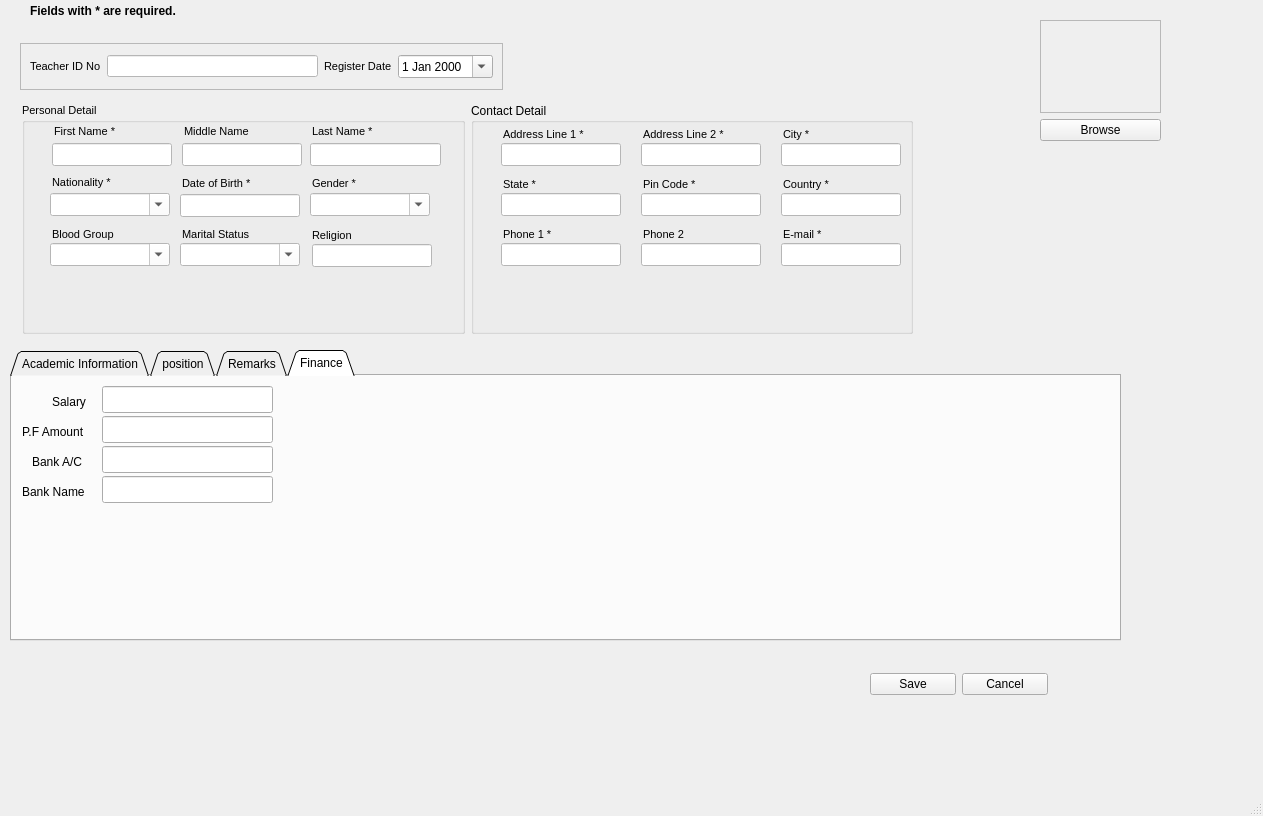
<?xml version="1.0" encoding="UTF-8"?>
<ui version="4.0">
 <class>toddlersmaster</class>
 <widget class="QMainWindow" name="toddlersmaster">
  <property name="geometry">
   <rect>
    <x>0</x>
    <y>0</y>
    <width>1263</width>
    <height>816</height>
   </rect>
  </property>
  <property name="windowTitle">
   <string>MainWindow</string>
  </property>
  <widget class="QWidget" name="centralwidget">
   <widget class="QTabWidget" name="tabWidget">
    <property name="geometry">
     <rect>
      <x>10</x>
      <y>350</y>
      <width>1111</width>
      <height>291</height>
     </rect>
    </property>
    <property name="styleSheet">
     <string notr="true"/>
    </property>
    <property name="tabShape">
     <enum>QTabWidget::Triangular</enum>
    </property>
    <property name="currentIndex">
     <number>3</number>
    </property>
    <widget class="QWidget" name="tab_10">
     <property name="styleSheet">
      <string notr="true"/>
     </property>
     <attribute name="title">
      <string>Academic Information</string>
     </attribute>
     <widget class="QLineEdit" name="txt_education">
      <property name="geometry">
       <rect>
        <x>130</x>
        <y>10</y>
        <width>151</width>
        <height>27</height>
       </rect>
      </property>
     </widget>
     <widget class="QLabel" name="label_2">
      <property name="geometry">
       <rect>
        <x>10</x>
        <y>10</y>
        <width>81</width>
        <height>21</height>
       </rect>
      </property>
      <property name="text">
       <string>Education</string>
      </property>
     </widget>
     <widget class="QLineEdit" name="txt_current_education">
      <property name="geometry">
       <rect>
        <x>130</x>
        <y>40</y>
        <width>151</width>
        <height>27</height>
       </rect>
      </property>
      <property name="text">
       <string/>
      </property>
     </widget>
     <widget class="QLabel" name="label_3">
      <property name="geometry">
       <rect>
        <x>10</x>
        <y>40</y>
        <width>91</width>
        <height>21</height>
       </rect>
      </property>
      <property name="text">
       <string>current level</string>
      </property>
     </widget>
    </widget>
    <widget class="QWidget" name="tab_11">
     <property name="styleSheet">
      <string notr="true"/>
     </property>
     <attribute name="title">
      <string>position</string>
     </attribute>
     <widget class="QWidget" name="layoutWidget">
      <property name="geometry">
       <rect>
        <x>20</x>
        <y>10</y>
        <width>251</width>
        <height>31</height>
       </rect>
      </property>
      <layout class="QHBoxLayout" name="horizontalLayout_4">
       <item>
        <widget class="QLabel" name="label_4">
         <property name="text">
          <string>Position</string>
         </property>
        </widget>
       </item>
       <item>
        <widget class="QLineEdit" name="txt_position"/>
       </item>
      </layout>
     </widget>
     <widget class="QWidget" name="layoutWidget">
      <property name="geometry">
       <rect>
        <x>20</x>
        <y>40</y>
        <width>252</width>
        <height>31</height>
       </rect>
      </property>
      <layout class="QHBoxLayout" name="horizontalLayout_5">
       <item>
        <widget class="QLabel" name="label_5">
         <property name="text">
          <string>Assigned class</string>
         </property>
        </widget>
       </item>
       <item>
        <widget class="QLineEdit" name="txt_assigned_class"/>
       </item>
      </layout>
     </widget>
    </widget>
    <widget class="QWidget" name="tab_12">
     <property name="styleSheet">
      <string notr="true"/>
     </property>
     <attribute name="title">
      <string>Remarks</string>
     </attribute>
     <widget class="QTextEdit" name="textEdit">
      <property name="geometry">
       <rect>
        <x>30</x>
        <y>20</y>
        <width>361</width>
        <height>151</height>
       </rect>
      </property>
     </widget>
    </widget>
    <widget class="QWidget" name="tab">
     <attribute name="title">
      <string>Finance</string>
     </attribute>
     <widget class="QLabel" name="label_6">
      <property name="geometry">
       <rect>
        <x>40</x>
        <y>10</y>
        <width>41</width>
        <height>31</height>
       </rect>
      </property>
      <property name="text">
       <string>Salary</string>
      </property>
     </widget>
     <widget class="QLineEdit" name="txt_salary">
      <property name="geometry">
       <rect>
        <x>90</x>
        <y>10</y>
        <width>171</width>
        <height>27</height>
       </rect>
      </property>
     </widget>
     <widget class="QLabel" name="label_7">
      <property name="geometry">
       <rect>
        <x>10</x>
        <y>40</y>
        <width>81</width>
        <height>31</height>
       </rect>
      </property>
      <property name="text">
       <string>P.F Amount</string>
      </property>
     </widget>
     <widget class="QLineEdit" name="txt_pf">
      <property name="geometry">
       <rect>
        <x>90</x>
        <y>40</y>
        <width>171</width>
        <height>27</height>
       </rect>
      </property>
     </widget>
     <widget class="QLabel" name="label_8">
      <property name="geometry">
       <rect>
        <x>20</x>
        <y>70</y>
        <width>67</width>
        <height>31</height>
       </rect>
      </property>
      <property name="text">
       <string>Bank A/C</string>
      </property>
     </widget>
     <widget class="QLineEdit" name="txt_bank">
      <property name="geometry">
       <rect>
        <x>90</x>
        <y>70</y>
        <width>171</width>
        <height>27</height>
       </rect>
      </property>
     </widget>
     <widget class="QLabel" name="label_9">
      <property name="geometry">
       <rect>
        <x>10</x>
        <y>100</y>
        <width>81</width>
        <height>31</height>
       </rect>
      </property>
      <property name="text">
       <string>Bank Name</string>
      </property>
     </widget>
     <widget class="QLineEdit" name="txt_bankname">
      <property name="geometry">
       <rect>
        <x>90</x>
        <y>100</y>
        <width>171</width>
        <height>27</height>
       </rect>
      </property>
     </widget>
    </widget>
   </widget>
   <widget class="QLabel" name="label">
    <property name="geometry">
     <rect>
      <x>30</x>
      <y>3</y>
      <width>211</width>
      <height>16</height>
     </rect>
    </property>
    <property name="font">
     <font>
      <weight>75</weight>
      <bold>true</bold>
     </font>
    </property>
    <property name="text">
     <string>Fields with * are required.</string>
    </property>
   </widget>
   <widget class="QFrame" name="frame">
    <property name="geometry">
     <rect>
      <x>20</x>
      <y>43</y>
      <width>483</width>
      <height>47</height>
     </rect>
    </property>
    <property name="styleSheet">
     <string notr="true"/>
    </property>
    <property name="frameShape">
     <enum>QFrame::StyledPanel</enum>
    </property>
    <property name="frameShadow">
     <enum>QFrame::Raised</enum>
    </property>
    <layout class="QHBoxLayout" name="horizontalLayout">
     <item>
      <widget class="QLabel" name="lbladminregno">
       <property name="font">
        <font>
         <family>MS Shell Dlg 2</family>
         <pointsize>8</pointsize>
         <weight>50</weight>
         <bold>false</bold>
        </font>
       </property>
       <property name="styleSheet">
        <string notr="true"/>
       </property>
       <property name="text">
        <string>Teacher ID No</string>
       </property>
      </widget>
     </item>
     <item>
      <widget class="QLineEdit" name="txtadminno">
       <property name="styleSheet">
        <string notr="true">background-color: rgb(255, 255, 255);</string>
       </property>
      </widget>
     </item>
     <item>
      <widget class="QLabel" name="lbladmindate">
       <property name="font">
        <font>
         <family>MS Shell Dlg 2</family>
         <pointsize>8</pointsize>
         <weight>50</weight>
         <bold>false</bold>
        </font>
       </property>
       <property name="autoFillBackground">
        <bool>false</bool>
       </property>
       <property name="styleSheet">
        <string notr="true"/>
       </property>
       <property name="text">
        <string>Register Date</string>
       </property>
      </widget>
     </item>
     <item>
      <widget class="QDateEdit" name="dateEdit">
       <property name="calendarPopup">
        <bool>true</bool>
       </property>
      </widget>
     </item>
    </layout>
   </widget>
   <widget class="QWidget" name="layoutWidget">
    <property name="geometry">
     <rect>
      <x>1040</x>
      <y>20</y>
      <width>121</width>
      <height>121</height>
     </rect>
    </property>
    <layout class="QVBoxLayout" name="verticalLayout">
     <item>
      <widget class="QFrame" name="stdimage">
       <property name="frameShape">
        <enum>QFrame::StyledPanel</enum>
       </property>
       <property name="frameShadow">
        <enum>QFrame::Sunken</enum>
       </property>
      </widget>
     </item>
     <item>
      <widget class="QPushButton" name="stdimagebrowse">
       <property name="text">
        <string>Browse</string>
       </property>
      </widget>
     </item>
    </layout>
   </widget>
   <widget class="QWidget" name="layoutWidget">
    <property name="geometry">
     <rect>
      <x>22</x>
      <y>103</y>
      <width>891</width>
      <height>231</height>
     </rect>
    </property>
    <layout class="QHBoxLayout" name="horizontalLayout_2">
     <item>
      <widget class="QGroupBox" name="personaldetail">
       <property name="font">
        <font>
         <family>MS Shell Dlg 2</family>
         <pointsize>8</pointsize>
         <weight>50</weight>
         <bold>false</bold>
        </font>
       </property>
       <property name="styleSheet">
        <string notr="true"/>
       </property>
       <property name="title">
        <string>Personal Detail</string>
       </property>
       <property name="flat">
        <bool>false</bool>
       </property>
       <widget class="QComboBox" name="gender">
        <property name="geometry">
         <rect>
          <x>288</x>
          <y>90</y>
          <width>120</width>
          <height>23</height>
         </rect>
        </property>
        <property name="styleSheet">
         <string notr="true">background-color: rgb(255, 255, 255);</string>
        </property>
        <property name="editable">
         <bool>true</bool>
        </property>
        <property name="maxVisibleItems">
         <number>3</number>
        </property>
       </widget>
       <widget class="QLabel" name="lblgender_4">
        <property name="geometry">
         <rect>
          <x>290</x>
          <y>70</y>
          <width>50</width>
          <height>20</height>
         </rect>
        </property>
        <property name="font">
         <font>
          <family>MS Shell Dlg 2</family>
          <pointsize>8</pointsize>
          <weight>50</weight>
          <bold>false</bold>
         </font>
        </property>
        <property name="text">
         <string>Gender *</string>
        </property>
       </widget>
       <widget class="QLabel" name="lblbloodgroup_5">
        <property name="geometry">
         <rect>
          <x>30</x>
          <y>125</y>
          <width>90</width>
          <height>13</height>
         </rect>
        </property>
        <property name="font">
         <font>
          <family>MS Shell Dlg 2</family>
          <pointsize>8</pointsize>
          <weight>50</weight>
          <bold>false</bold>
         </font>
        </property>
        <property name="text">
         <string>Blood Group</string>
        </property>
       </widget>
       <widget class="QLabel" name="lblnationality_5">
        <property name="geometry">
         <rect>
          <x>30</x>
          <y>68</y>
          <width>71</width>
          <height>23</height>
         </rect>
        </property>
        <property name="font">
         <font>
          <family>MS Shell Dlg 2</family>
          <pointsize>8</pointsize>
          <weight>50</weight>
          <bold>false</bold>
         </font>
        </property>
        <property name="text">
         <string>Nationality *</string>
        </property>
       </widget>
       <widget class="QLabel" name="lblreligion_5">
        <property name="geometry">
         <rect>
          <x>290</x>
          <y>124</y>
          <width>51</width>
          <height>16</height>
         </rect>
        </property>
        <property name="font">
         <font>
          <family>MS Shell Dlg 2</family>
          <pointsize>8</pointsize>
          <weight>50</weight>
          <bold>false</bold>
         </font>
        </property>
        <property name="text">
         <string>Religion</string>
        </property>
       </widget>
       <widget class="QLabel" name="lblstdcategory_5">
        <property name="geometry">
         <rect>
          <x>160</x>
          <y>123</y>
          <width>121</width>
          <height>16</height>
         </rect>
        </property>
        <property name="font">
         <font>
          <family>MS Shell Dlg 2</family>
          <pointsize>8</pointsize>
          <weight>50</weight>
          <bold>false</bold>
         </font>
        </property>
        <property name="text">
         <string>Marital Status</string>
        </property>
       </widget>
       <widget class="QComboBox" name="blood">
        <property name="geometry">
         <rect>
          <x>28</x>
          <y>140</y>
          <width>120</width>
          <height>23</height>
         </rect>
        </property>
        <property name="styleSheet">
         <string notr="true">background-color: rgb(255, 255, 255);</string>
        </property>
        <property name="editable">
         <bool>true</bool>
        </property>
       </widget>
       <widget class="QComboBox" name="nationality">
        <property name="geometry">
         <rect>
          <x>28</x>
          <y>90</y>
          <width>120</width>
          <height>23</height>
         </rect>
        </property>
        <property name="styleSheet">
         <string notr="true">background-color: rgb(255, 255, 255);</string>
        </property>
        <property name="editable">
         <bool>true</bool>
        </property>
       </widget>
       <widget class="QComboBox" name="married">
        <property name="geometry">
         <rect>
          <x>158</x>
          <y>140</y>
          <width>120</width>
          <height>23</height>
         </rect>
        </property>
        <property name="styleSheet">
         <string notr="true">background-color: rgb(255, 255, 255);</string>
        </property>
        <property name="editable">
         <bool>true</bool>
        </property>
       </widget>
       <widget class="QLineEdit" name="txtfirstname">
        <property name="geometry">
         <rect>
          <x>30</x>
          <y>40</y>
          <width>120</width>
          <height>23</height>
         </rect>
        </property>
        <property name="styleSheet">
         <string notr="true">background-color: rgb(255, 255, 255);</string>
        </property>
       </widget>
       <widget class="QLabel" name="lbldob">
        <property name="geometry">
         <rect>
          <x>160</x>
          <y>69</y>
          <width>90</width>
          <height>23</height>
         </rect>
        </property>
        <property name="font">
         <font>
          <family>MS Shell Dlg 2</family>
          <pointsize>8</pointsize>
          <weight>50</weight>
          <bold>false</bold>
         </font>
        </property>
        <property name="styleSheet">
         <string notr="true"/>
        </property>
        <property name="text">
         <string>Date of Birth *</string>
        </property>
       </widget>
       <widget class="QLineEdit" name="txtmiddlename">
        <property name="geometry">
         <rect>
          <x>160</x>
          <y>40</y>
          <width>120</width>
          <height>23</height>
         </rect>
        </property>
        <property name="styleSheet">
         <string notr="true">background-color: rgb(255, 255, 255);</string>
        </property>
       </widget>
       <widget class="QLabel" name="lbllastname">
        <property name="geometry">
         <rect>
          <x>290</x>
          <y>20</y>
          <width>70</width>
          <height>16</height>
         </rect>
        </property>
        <property name="font">
         <font>
          <family>MS Shell Dlg 2</family>
          <pointsize>8</pointsize>
          <weight>50</weight>
          <bold>false</bold>
         </font>
        </property>
        <property name="styleSheet">
         <string notr="true"/>
        </property>
        <property name="text">
         <string>Last Name *</string>
        </property>
       </widget>
       <widget class="QLabel" name="lblmname">
        <property name="geometry">
         <rect>
          <x>162</x>
          <y>20</y>
          <width>90</width>
          <height>16</height>
         </rect>
        </property>
        <property name="font">
         <font>
          <family>MS Shell Dlg 2</family>
          <pointsize>8</pointsize>
          <weight>50</weight>
          <bold>false</bold>
         </font>
        </property>
        <property name="styleSheet">
         <string notr="true"/>
        </property>
        <property name="text">
         <string>Middle Name</string>
        </property>
       </widget>
       <widget class="QLabel" name="lblfname">
        <property name="geometry">
         <rect>
          <x>32</x>
          <y>20</y>
          <width>70</width>
          <height>16</height>
         </rect>
        </property>
        <property name="font">
         <font>
          <family>MS Shell Dlg 2</family>
          <pointsize>8</pointsize>
          <weight>50</weight>
          <bold>false</bold>
         </font>
        </property>
        <property name="styleSheet">
         <string notr="true"/>
        </property>
        <property name="text">
         <string>First Name *</string>
        </property>
       </widget>
       <widget class="QLineEdit" name="txtreligion">
        <property name="geometry">
         <rect>
          <x>290</x>
          <y>141</y>
          <width>120</width>
          <height>23</height>
         </rect>
        </property>
        <property name="styleSheet">
         <string notr="true">background-color: rgb(255, 255, 255);</string>
        </property>
       </widget>
       <widget class="QLineEdit" name="txtdob">
        <property name="geometry">
         <rect>
          <x>158</x>
          <y>91</y>
          <width>120</width>
          <height>23</height>
         </rect>
        </property>
        <property name="styleSheet">
         <string notr="true">background-color: rgb(255, 255, 255);</string>
        </property>
       </widget>
       <widget class="QLineEdit" name="txtlname">
        <property name="geometry">
         <rect>
          <x>288</x>
          <y>40</y>
          <width>131</width>
          <height>23</height>
         </rect>
        </property>
        <property name="styleSheet">
         <string notr="true">background-color: rgb(255, 255, 255);</string>
        </property>
       </widget>
      </widget>
     </item>
     <item>
      <widget class="QGroupBox" name="groupBox_3">
       <property name="title">
        <string>Contact Detail</string>
       </property>
       <widget class="QLabel" name="lbl_tdistrict_5">
        <property name="geometry">
         <rect>
          <x>32</x>
          <y>70</y>
          <width>120</width>
          <height>23</height>
         </rect>
        </property>
        <property name="font">
         <font>
          <family>MS Shell Dlg 2</family>
          <pointsize>8</pointsize>
          <weight>50</weight>
          <bold>false</bold>
         </font>
        </property>
        <property name="text">
         <string>State *</string>
        </property>
       </widget>
       <widget class="QLabel" name="lbl_tzone_5">
        <property name="geometry">
         <rect>
          <x>172</x>
          <y>70</y>
          <width>120</width>
          <height>23</height>
         </rect>
        </property>
        <property name="font">
         <font>
          <family>MS Shell Dlg 2</family>
          <pointsize>8</pointsize>
          <weight>50</weight>
          <bold>false</bold>
         </font>
        </property>
        <property name="text">
         <string>Pin Code *</string>
        </property>
       </widget>
       <widget class="QLabel" name="lbl_twardno_5">
        <property name="geometry">
         <rect>
          <x>312</x>
          <y>20</y>
          <width>120</width>
          <height>23</height>
         </rect>
        </property>
        <property name="font">
         <font>
          <family>MS Shell Dlg 2</family>
          <pointsize>8</pointsize>
          <weight>50</weight>
          <bold>false</bold>
         </font>
        </property>
        <property name="text">
         <string>City *</string>
        </property>
       </widget>
       <widget class="QLineEdit" name="txt_email">
        <property name="geometry">
         <rect>
          <x>310</x>
          <y>140</y>
          <width>120</width>
          <height>23</height>
         </rect>
        </property>
        <property name="styleSheet">
         <string notr="true">background-color: rgb(255, 255, 255);</string>
        </property>
       </widget>
       <widget class="QLineEdit" name="txt_country">
        <property name="geometry">
         <rect>
          <x>310</x>
          <y>90</y>
          <width>120</width>
          <height>23</height>
         </rect>
        </property>
        <property name="styleSheet">
         <string notr="true">background-color: rgb(255, 255, 255);</string>
        </property>
       </widget>
       <widget class="QLineEdit" name="txt_adddress">
        <property name="geometry">
         <rect>
          <x>30</x>
          <y>40</y>
          <width>120</width>
          <height>23</height>
         </rect>
        </property>
        <property name="styleSheet">
         <string notr="true">background-color: rgb(255, 255, 255);</string>
        </property>
       </widget>
       <widget class="QLineEdit" name="txt_city">
        <property name="geometry">
         <rect>
          <x>310</x>
          <y>40</y>
          <width>120</width>
          <height>23</height>
         </rect>
        </property>
        <property name="styleSheet">
         <string notr="true">background-color: rgb(255, 255, 255);</string>
        </property>
       </widget>
       <widget class="QLabel" name="lbl_tcontactno_8">
        <property name="geometry">
         <rect>
          <x>32</x>
          <y>120</y>
          <width>120</width>
          <height>23</height>
         </rect>
        </property>
        <property name="font">
         <font>
          <family>MS Shell Dlg 2</family>
          <pointsize>8</pointsize>
          <weight>50</weight>
          <bold>false</bold>
         </font>
        </property>
        <property name="text">
         <string>Phone 1 *</string>
        </property>
       </widget>
       <widget class="QLabel" name="lbl_tcountry_5">
        <property name="geometry">
         <rect>
          <x>312</x>
          <y>70</y>
          <width>120</width>
          <height>23</height>
         </rect>
        </property>
        <property name="font">
         <font>
          <family>MS Shell Dlg 2</family>
          <pointsize>8</pointsize>
          <weight>50</weight>
          <bold>false</bold>
         </font>
        </property>
        <property name="text">
         <string>Country *</string>
        </property>
       </widget>
       <widget class="QLineEdit" name="txt_address_2">
        <property name="geometry">
         <rect>
          <x>170</x>
          <y>40</y>
          <width>120</width>
          <height>23</height>
         </rect>
        </property>
        <property name="styleSheet">
         <string notr="true">background-color: rgb(255, 255, 255);</string>
        </property>
       </widget>
       <widget class="QLabel" name="lbl_tstreet_5">
        <property name="geometry">
         <rect>
          <x>32</x>
          <y>20</y>
          <width>120</width>
          <height>23</height>
         </rect>
        </property>
        <property name="font">
         <font>
          <family>MS Shell Dlg 2</family>
          <pointsize>8</pointsize>
          <weight>50</weight>
          <bold>false</bold>
         </font>
        </property>
        <property name="text">
         <string>Address Line 1 *</string>
        </property>
       </widget>
       <widget class="QLabel" name="lbl_temail_5">
        <property name="geometry">
         <rect>
          <x>312</x>
          <y>120</y>
          <width>120</width>
          <height>23</height>
         </rect>
        </property>
        <property name="font">
         <font>
          <family>MS Shell Dlg 2</family>
          <pointsize>8</pointsize>
          <weight>50</weight>
          <bold>false</bold>
         </font>
        </property>
        <property name="text">
         <string>E-mail *</string>
        </property>
       </widget>
       <widget class="QLabel" name="lbl_tmuni_vdc_5">
        <property name="geometry">
         <rect>
          <x>172</x>
          <y>20</y>
          <width>120</width>
          <height>23</height>
         </rect>
        </property>
        <property name="font">
         <font>
          <family>MS Shell Dlg 2</family>
          <pointsize>8</pointsize>
          <weight>50</weight>
          <bold>false</bold>
         </font>
        </property>
        <property name="text">
         <string>Address Line 2 *</string>
        </property>
       </widget>
       <widget class="QLineEdit" name="txt_pincode">
        <property name="geometry">
         <rect>
          <x>170</x>
          <y>90</y>
          <width>120</width>
          <height>23</height>
         </rect>
        </property>
        <property name="styleSheet">
         <string notr="true">background-color: rgb(255, 255, 255);</string>
        </property>
       </widget>
       <widget class="QLineEdit" name="txt_phone">
        <property name="geometry">
         <rect>
          <x>30</x>
          <y>140</y>
          <width>120</width>
          <height>23</height>
         </rect>
        </property>
        <property name="styleSheet">
         <string notr="true">background-color: rgb(255, 255, 255);</string>
        </property>
       </widget>
       <widget class="QLineEdit" name="txt_state">
        <property name="geometry">
         <rect>
          <x>30</x>
          <y>90</y>
          <width>120</width>
          <height>23</height>
         </rect>
        </property>
        <property name="styleSheet">
         <string notr="true">background-color: rgb(255, 255, 255);</string>
        </property>
       </widget>
       <widget class="QLabel" name="lbl_tcontactno_9">
        <property name="geometry">
         <rect>
          <x>172</x>
          <y>120</y>
          <width>120</width>
          <height>23</height>
         </rect>
        </property>
        <property name="font">
         <font>
          <family>MS Shell Dlg 2</family>
          <pointsize>8</pointsize>
          <weight>50</weight>
          <bold>false</bold>
         </font>
        </property>
        <property name="text">
         <string>Phone 2 </string>
        </property>
       </widget>
       <widget class="QLineEdit" name="txt_phone2">
        <property name="geometry">
         <rect>
          <x>170</x>
          <y>140</y>
          <width>120</width>
          <height>23</height>
         </rect>
        </property>
        <property name="styleSheet">
         <string notr="true">background-color: rgb(255, 255, 255);</string>
        </property>
       </widget>
      </widget>
     </item>
    </layout>
   </widget>
   <widget class="QWidget" name="layoutWidget">
    <property name="geometry">
     <rect>
      <x>870</x>
      <y>670</y>
      <width>178</width>
      <height>29</height>
     </rect>
    </property>
    <layout class="QHBoxLayout" name="horizontalLayout_3">
     <item>
      <widget class="QPushButton" name="save">
       <property name="text">
        <string>Save</string>
       </property>
      </widget>
     </item>
     <item>
      <widget class="QPushButton" name="next">
       <property name="text">
        <string>Cancel</string>
       </property>
      </widget>
     </item>
    </layout>
   </widget>
  </widget>
  <widget class="QMenuBar" name="menubar">
   <property name="geometry">
    <rect>
     <x>0</x>
     <y>0</y>
     <width>1263</width>
     <height>23</height>
    </rect>
   </property>
  </widget>
  <widget class="QStatusBar" name="statusbar"/>
 </widget>
 <tabstops>
  <tabstop>txtfirstname</tabstop>
  <tabstop>txtmiddlename</tabstop>
  <tabstop>txtlname</tabstop>
  <tabstop>nationality</tabstop>
  <tabstop>txtdob</tabstop>
  <tabstop>gender</tabstop>
  <tabstop>blood</tabstop>
  <tabstop>married</tabstop>
  <tabstop>txtreligion</tabstop>
  <tabstop>txt_adddress</tabstop>
  <tabstop>txt_address_2</tabstop>
  <tabstop>txt_city</tabstop>
  <tabstop>txt_state</tabstop>
  <tabstop>txt_pincode</tabstop>
  <tabstop>txt_country</tabstop>
  <tabstop>txt_phone</tabstop>
  <tabstop>txt_phone2</tabstop>
  <tabstop>txt_email</tabstop>
  <tabstop>tabWidget</tabstop>
  <tabstop>txt_education</tabstop>
  <tabstop>txt_current_education</tabstop>
  <tabstop>txt_position</tabstop>
  <tabstop>txt_assigned_class</tabstop>
  <tabstop>textEdit</tabstop>
  <tabstop>txt_salary</tabstop>
  <tabstop>txt_pf</tabstop>
  <tabstop>txt_bank</tabstop>
  <tabstop>txt_bankname</tabstop>
  <tabstop>stdimagebrowse</tabstop>
  <tabstop>save</tabstop>
  <tabstop>next</tabstop>
  <tabstop>txtadminno</tabstop>
 </tabstops>
 <resources/>
 <connections/>
</ui>
